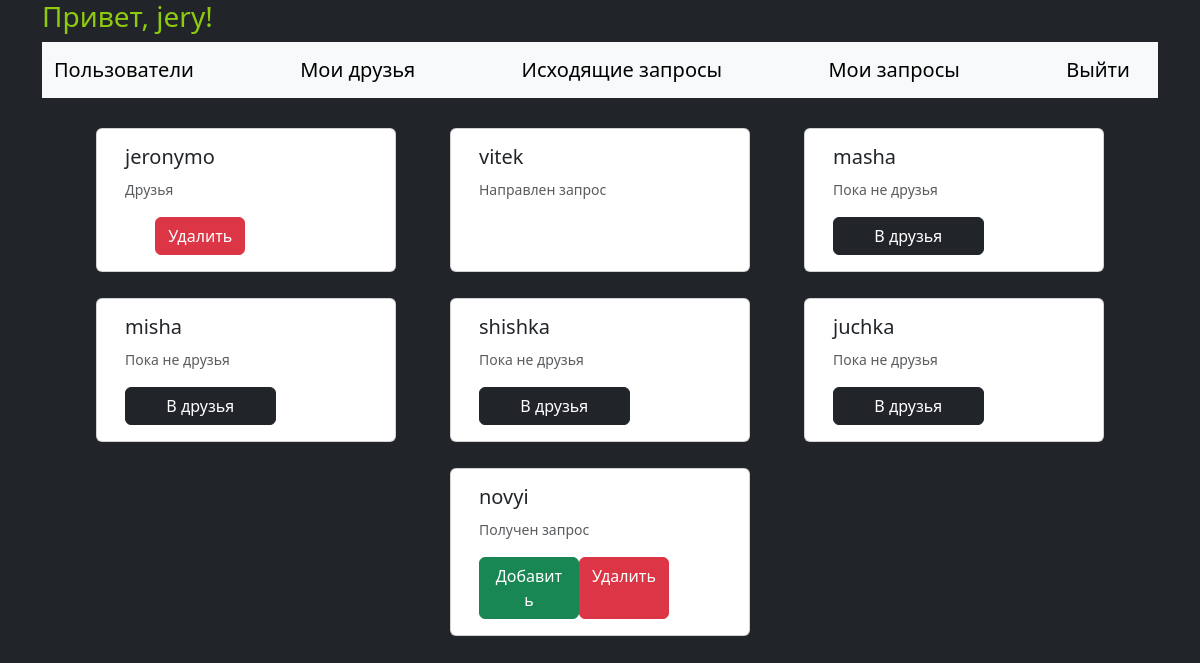
The page /userlist/ (signed in) on the database its author committed.
### main/models.py (models this page shows)
class User(AbstractUser):
    username = models.CharField(blank=False, unique=True, max_length=100, verbose_name='Логин')
    password = models.CharField(blank=False, max_length=50, verbose_name='Пароль')
    friends = models.ManyToManyField('User', blank=True)

### main/views.py (the view)
# urls.py: path('userlist/', all_users, name='all users'),
@login_required
def all_users(request):
    paginator = PageNumberPagination()
    paginator.page_size = 10
    context = {}
    context['menu'] = menu
    context['title'] = 'Все пользователи'
    context['users'] = []
    context['status'] = {}
    for i in User.objects.all().exclude(username = request.user):
        context['users'].append(i)
        if FriendRequest.objects.filter(from_user=request.user, to_user=i.id).exclude(status=2):
            context['status'][i.id] = 'Направлен запрос'
            continue
        if FriendRequest.objects.filter(to_user=request.user, from_user=i.id).exclude(status=2):
            context['status'][i.id] = 'Получен запрос'
            continue
        if FriendRequest.objects.filter(to_user=request.user, from_user=i.id, status=2) or FriendRequest.objects.filter(from_user=request.user, to_user=i.id, status=2):
            context['status'][i.id] = 'Друзья'
            continue
        context['status'][i.id] = 'Пока не друзья'
    return render(request, 'users/userlist.html', context=context)

### main/templates/users/userlist.html (shortened to what this page needs)
{% extends 'base.html' %}
{% block content %}
<nav class="navbar bg-body-tertiary">
    <div class="container-fluid">
        {% for title, adress in menu.items %}
        <a class="navbar-brand" href="{% url adress %}">{{title}}</a>
        {% endfor %}
    </div>
</nav>
   <div class="container mb-3" style="color:aliceblue; margin-top: 20px;">
        <div class="row row-cols-auto" style="justify-content: space-evenly;">
            {% for user in users %}
            <div class="col card mb-3" style="max-width: 600px; min-width: 300px; margin: 10px 0px;">
                <div class="row g-0">
                    <div class="col-md-8">
                        <div class="card-body">
                            <h5 class="card-title">{{ user.username }}</h5>
                            {% for username, state in status.items %}
                            {% if username == user.id %}
                            <p class="card-text"><small class="text-muted"> {{ state }}</small></p>
                            {% if state == 'Пока не друзья' %}
                            <a href="{% url 'friend request' user.id %}" class="btn btn-dark" style="display:block; min-width: 100px;">В друзья</a>
                            {% endif %}
                            <div style="display: flex; justify-content: space-around;">
                            {% if state == 'Получен запрос' %}
                            <a href="{% url 'friend request' user.pk %}" class="btn btn-success" style="max-width: 80px; max-width: 100px;">Добавить</a>
                            {% endif %}
                            {% if state == 'Друзья' or state == 'Получен запрос'%}
                            <a href="{% url 'delete' user.id %}" class="btn btn-danger" style="max-width: 80px; max-width: 100px;">Удалить</a>
                            {% endif %}
                            </div>
                            {% endif %}
                            {% endfor %}
                        </div>
                    </div>
                </div>
            </div>
            {% endfor %}
        </div>
    </div>
{% endblock %}

### main/templates/base.html (shortened to what this page needs)
{% load static %}
<!DOCTYPE html>
<html lang="ru">
<head>
    <link rel="stylesheet" href="https://cdn.jsdelivr.net/npm/bootstrap@5.3.0-alpha3/dist/css/bootstrap.min.css" rel="stylesheet" type="text/css" />
</head>
<body style="background-color: #212529;">
    <main class="container">
        {% if request.user.is_authenticated %}
        <h3  style="color:rgb(142, 202, 13);">Привет, {{request.user}}!</h3>
        {% endif %}
            {% block content %} <p>Контент</p> {% endblock %}
    </main>
</body>
</html>

### rows shown on the page
User: username "jeronymo", status "Друзья"
User: username "vitek", status "Направлен запрос"
User: username "masha", status "Пока не друзья"
User: username "misha", status "Пока не друзья"
User: username "shishka", status "Пока не друзья"
User: username "juchka", status "Пока не друзья"
User: username "novyi", status "Получен запрос"

### other values the page prints
{{ title }} "Пользователи" "Мои друзья" "Исходящие запросы" "Мои запросы" "Выйти"
